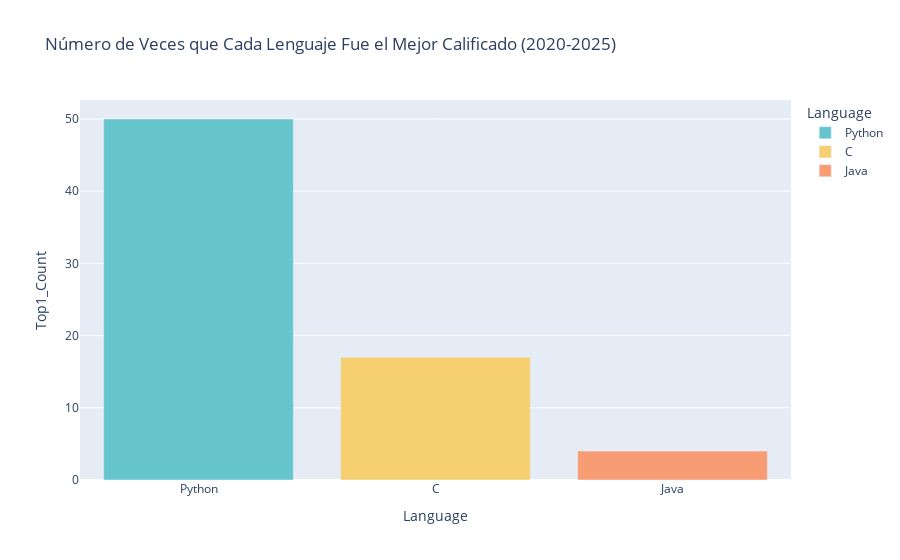

Here is the notebook cell this chart was saved with:
### Code cell
def get_monthly_winners(df, year1="2020", year2="2025"):
  df_filtered = df[(df['Year'] >= int(year1)) & (df['Year'] <= int(year2))].copy()
  df_filtered['Month'] = df_filtered["Date"].dt.strftime("%B")
  idx = df_filtered.groupby(["Year", "Month"])["Rating"].idxmax().reset_index(drop=True)
  winners = df_filtered.loc[idx, ["Year", "Month", "Language"]].copy()
  counts = (
        winners.groupby(["Language"])
        .size()
        .reset_index(name="Top1_Count").sort_values(by="Top1_Count", ascending=False)
    )
  fig = px.bar(
      counts,
      x='Language',
      y='Top1_Count',
      title=f'Número de Veces que Cada Lenguaje Fue el Mejor Calificado ({year1}-{year2})',
      color='Language',
      color_discrete_sequence=px.colors.qualitative.Pastel
  )
  return fig
get_monthly_winners(df, year1="2020", year2="2025")

### Figure 1 — Plotly figure (JSON) as saved in the notebook; plotly's stock layout.template omitted (floating-point values rounded to 4 significant figures)
{"data": [{"hovertemplate": "Language=%{x}<br>Top1_Count=%{y}<extra></extra>", "legendgroup": "Python", "marker": {"color": "rgb(102, 197, 204)", "pattern": {"shape": ""}}, "name": "Python", "orientation": "v", "showlegend": true, "textposition": "auto", "type": "bar", "x": ["Python"], "xaxis": "x", "y": [50], "yaxis": "y"}, {"hovertemplate": "Language=%{x}<br>Top1_Count=%{y}<extra></extra>", "legendgroup": "C", "marker": {"color": "rgb(246, 207, 113)", "pattern": {"shape": ""}}, "name": "C", "orientation": "v", "showlegend": true, "textposition": "auto", "type": "bar", "x": ["C"], "xaxis": "x", "y": [17], "yaxis": "y"}, {"hovertemplate": "Language=%{x}<br>Top1_Count=%{y}<extra></extra>", "legendgroup": "Java", "marker": {"color": "rgb(248, 156, 116)", "pattern": {"shape": ""}}, "name": "Java", "orientation": "v", "showlegend": true, "textposition": "auto", "type": "bar", "x": ["Java"], "xaxis": "x", "y": [4], "yaxis": "y"}], "layout": {"barmode": "relative", "legend": {"title": {"text": "Language"}, "tracegroupgap": 0}, "title": {"text": "Número de Veces que Cada Lenguaje Fue el Mejor Calificado (2020-2025)"}, "xaxis": {"anchor": "y", "categoryarray": ["Python", "C", "Java"], "categoryorder": "array", "domain": [0, 1], "title": {"text": "Language"}}, "yaxis": {"anchor": "x", "domain": [0, 1], "title": {"text": "Top1_Count"}}}}
